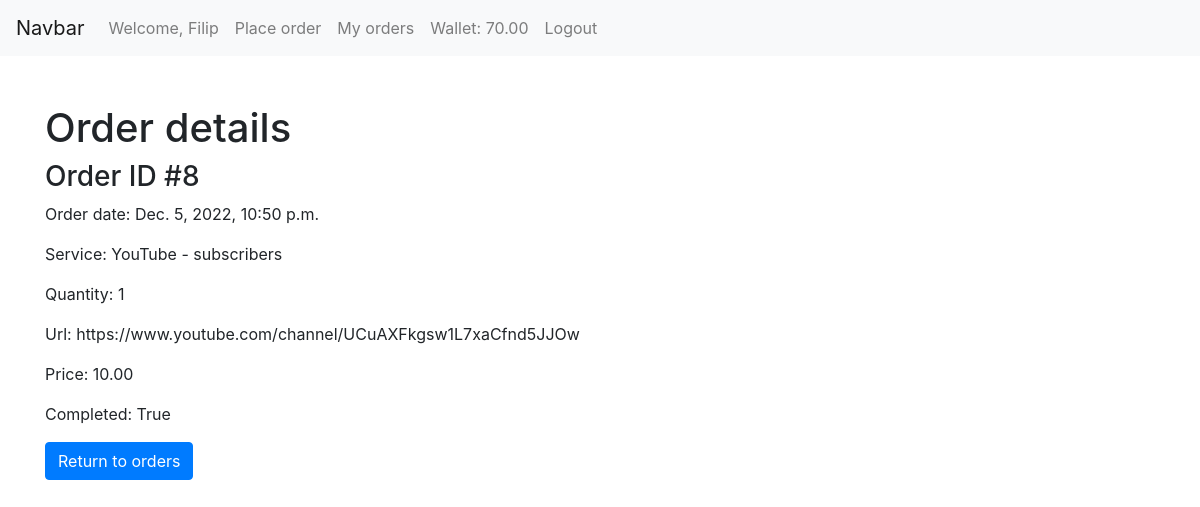
The page /orderInfo/8/ (signed in) on the database its author committed.
### main/models.py (models this page shows, shortened)
class Wallet(models.Model):
    user = models.OneToOneField('auth.User', on_delete=models.CASCADE, primary_key=True)
    balance = models.DecimalField(default=0, decimal_places=2, max_digits=10)

class Order(models.Model):
    id = models.AutoField(primary_key=True)
    user = models.ForeignKey('auth.User', on_delete=models.CASCADE)
    service = models.ForeignKey(Service, on_delete=models.CASCADE, null=True)
    quantity = models.IntegerField(null=True)
    url = models.URLField(max_length=200, null=True)
    paidDate = models.DateTimeField(null=True)
    price = models.DecimalField(null=True, decimal_places=2, max_digits=10)
    completed = models.BooleanField(default=False, null=True)
    paid = models.BooleanField(default=False, null=True)

class Service(models.Model):
    id = models.AutoField(primary_key=True)
    name = models.CharField(max_length=50)
    price = models.DecimalField(max_digits=10, decimal_places=2)
    description = models.TextField()
    sampleURL = models.URLField(max_length=200)
    def __str__(self):
        return self.name

### main/views.py (the view)
# urls.py: path('orderInfo/<int:order_id>/', views.order_details_request, name='orderDetails'),
def order_details_request(request, order_id):
    if not request.user.is_authenticated:
        messages.error(request, "You must be logged in to check your orders.")
        return redirect("main:login")
    order = Order.objects.filter(user=request.user, paid=True, id=order_id)
    if order is None:
        messages.error(request, "Invalid order.")
        return redirect("main:my_orders")
    order = order.first()
    return render(request=request,
                  template_name="main/orderInfo.html", context={"order": order})

### main/templates/main/orderInfo.html
{% extends "main/header.html" %}
{% block content %}
<div class="container py-5">
  <h1>Order details</h1>
    <div class="row">
        <div class="col-md-6">
            <h3>Order ID #{{ order.id }}</h3>
            <p>Order date: {{ order.paidDate}}</p>
            <p>Service: {{ order.service}}</p>
            <p>Quantity: {{ order.quantity}}</p>
            <p>Url: {{ order.url}}</p>
            <p>Price: {{ order.price}}</p>
            <p>Completed: {{ order.completed}}</p>
            <a href="/orders" class="btn btn-primary">Return to orders</a>
        </div>
    </div>
</div>
{% endblock %}

### main/templates/main/includes/navbar.html (shortened to what this page needs)
    <nav class="navbar navbar-expand-lg navbar-light bg-light">
      <a class="navbar-brand" href="{% url 'main:homepage' %}">Navbar</a>
      <div class="collapse navbar-collapse" id="navbarText">
        <ul class="navbar-nav mr-auto">
          {% if user.is_authenticated %}
              <li class="nav-item">
                <a class="nav-link" href="#">Welcome, {{user.username}}</a>
              </li>
              <li class="nav-item">
                <a class="nav-link" href="/order">Place order</a>
              </li>
              <li class="nav-item">
                <a class="nav-link" href="/orders">My orders</a>
              </li>
              <li class="nav-item">
                <a class="nav-link" href="/wallet">Wallet: {{user.wallet.balance}}</a>
              </li>
               <li class="nav-item">
                <a class="nav-link" href="/logout">Logout</a>
              </li>
          {% else %}
              <li class="nav-item">
                <a class="nav-link" href="/login">Login</a>
              </li>
          {% endif %}
        </ul>
      </div>
    </nav>

### rows shown on the page
Order: id "8", paidDate "Dec. 5, 2022, 10:50 p.m.", service "YouTube - subscribers", quantity "1", url "https://www.youtube.com/channel/UCuAXFkgsw1L7xaCfnd5JJOw", price "10.00", completed "True"

### other values the page prints
{{ user.username }} "Filip"
{{ user.wallet.balance }} "70.00"
